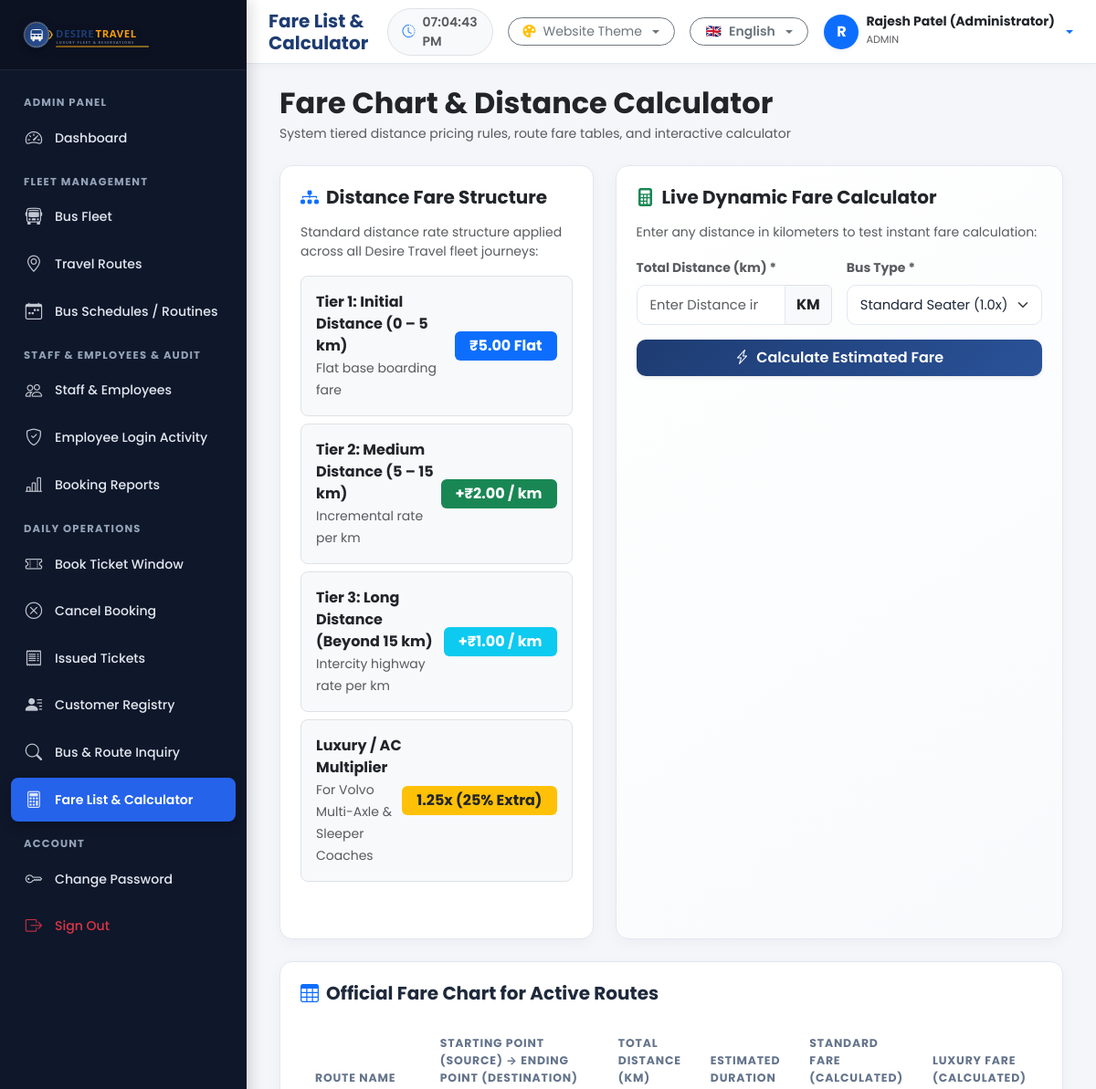
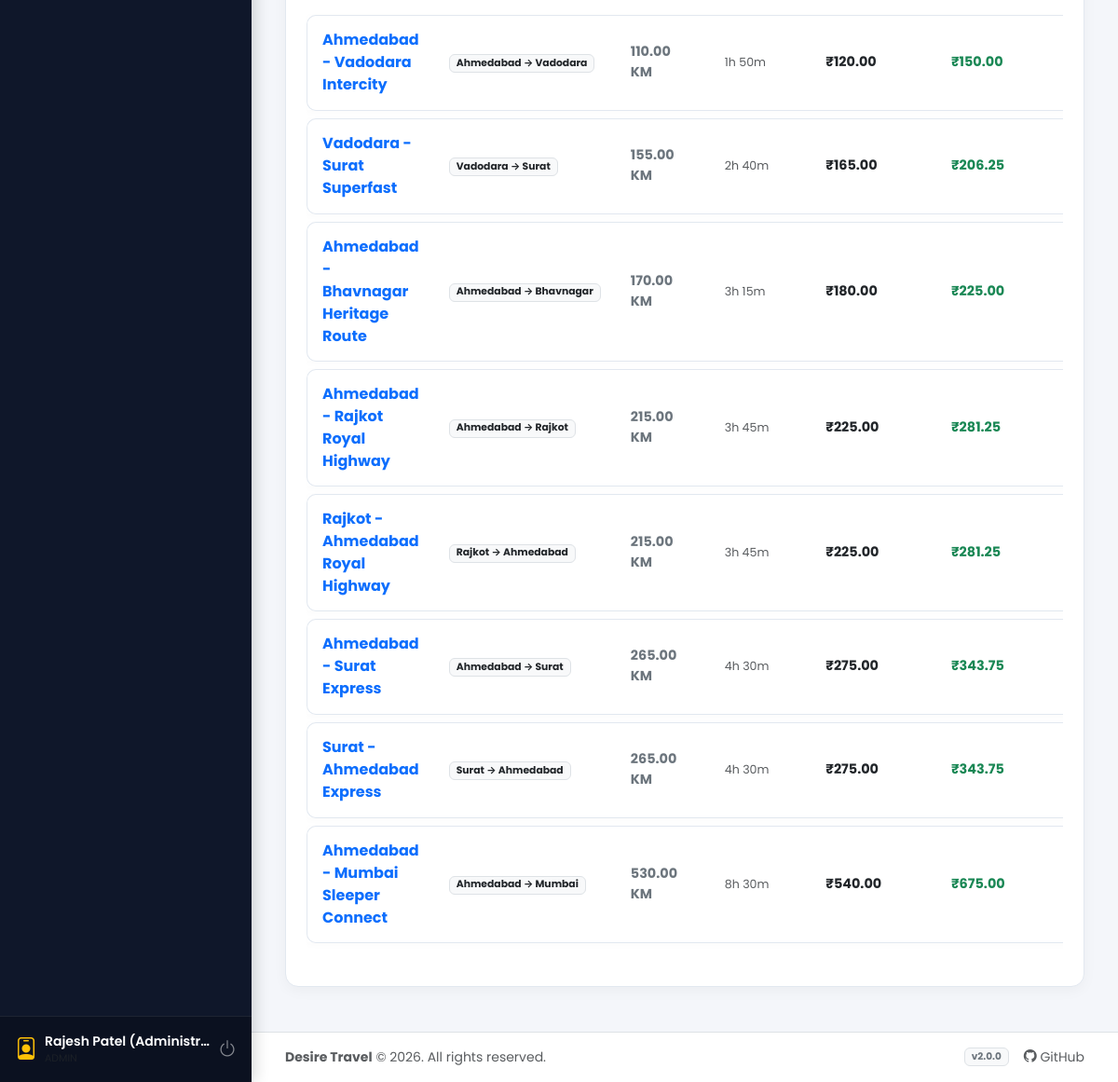
Screenshot of /employee/price_list.php (signed in) with the database file from the repository (2 pictures, top to bottom).
### tables this page shows
CREATE TABLE IF NOT EXISTS `routes` (
    `id` INT AUTO_INCREMENT PRIMARY KEY,
    `route_name` VARCHAR(150) NOT NULL UNIQUE,
    `start_point` VARCHAR(100) NOT NULL,
    `end_point` VARCHAR(100) NOT NULL,
    `distance_km` DECIMAL(8, 2) NOT NULL DEFAULT 0.00,
    `estimated_duration` VARCHAR(50) NOT NULL DEFAULT '4h 00m',
    `status` ENUM('active', 'inactive') NOT NULL DEFAULT 'active',
    `created_at` TIMESTAMP DEFAULT CURRENT_TIMESTAMP,
    `updated_at` TIMESTAMP DEFAULT CURRENT_TIMESTAMP ON UPDATE CURRENT_TIMESTAMP
);

### helpers/fare_calculator.php (called while the page is built, shortened)
<?php
require_once __DIR__ . '/../config/database.php';
function calculateDistanceFare(float $distanceKm, string $busType = 'AC Seater (2x2)'): array {
    global $pdo;
    $tier1Max = 5.0;
    $tier1Fare = 5.0;
    $tier2Max = 15.0;
    $tier2Rate = 2.0;
    $tier3Rate = 1.0;
    $luxuryMultiplier = 1.25;
    try {
        $stmt = $pdo->query("SELECT rule_key, value FROM pricing_rules");
        $rules = $stmt->fetchAll(PDO::FETCH_KEY_PAIR);
        if (!empty($rules)) {
            $tier1Max = (float)($rules['tier_1_max_km'] ?? $tier1Max);
            $tier1Fare = (float)($rules['tier_1_fixed_fare'] ?? $tier1Fare);
            $tier2Max = (float)($rules['tier_2_max_km'] ?? $tier2Max);
            $tier2Rate = (float)($rules['tier_2_rate_per_km'] ?? $tier2Rate);
            $tier3Rate = (float)($rules['tier_3_rate_per_km'] ?? $tier3Rate);
            $luxuryMultiplier = (float)($rules['luxury_multiplier'] ?? $luxuryMultiplier);
        }
    } catch (Exception $e) {}
    $breakdown = [];
    $totalFare = 0.0;
    $tier1Km = min($distanceKm, $tier1Max);
    $tier1Amt = $tier1Fare;
    $totalFare += $tier1Amt;
    $breakdown[] = [
        'tier' => 'Tier 1 (First ' . $tier1Max . ' km)',
        'distance' => $tier1Km . ' km',
        'rate' => 'Flat ₹' . number_format($tier1Fare, 2),
        'amount' => $tier1Amt
    ];
    if ($distanceKm > $tier1Max) {
        $tier2Km = min($distanceKm - $tier1Max, $tier2Max - $tier1Max);
        $tier2Amt = $tier2Km * $tier2Rate;
        $totalFare += $tier2Amt;
        $breakdown[] = [
            'tier' => 'Tier 2 (5 to ' . $tier2Max . ' km)',
            'distance' => number_format($tier2Km, 1) . ' km',
            'rate' => '₹' . number_format($tier2Rate, 2) . '/km',
            'amount' => $tier2Amt
        ];
    }
    if ($distanceKm > $tier2Max) {
        $tier3Km = $distanceKm - $tier2Max;
        $tier3Amt = $tier3Km * $tier3Rate;
        $totalFare += $tier3Amt;
        $breakdown[] = [
            'tier' => 'Tier 3 (Beyond ' . $tier2Max . ' km)',
            'distance' => number_format($tier3Km, 1) . ' km',
            'rate' => '₹' . number_format($tier3Rate, 2) . '/km',
            'amount' => $tier3Amt
        ];
    }
    $mult = 1.0;
    if (stripos($busType, 'Volvo') !== false || stripos($busType, 'Luxury') !== false || stripos($busType, 'AC Sleeper') !== false) {
        $mult = $luxuryMultiplier;
    }
    $finalFare = round($totalFare * $mult, 2);
    return [
        'distance_km' => $distanceKm,
        'bus_type' => $busType,
        'breakdown' => $breakdown,
        'base_fare' => round($totalFare, 2),
        'multiplier' => $mult,
        'total_fare' => $finalFare
    ];
}

### employee/price_list.php (the view, shortened to what this page needs)
<?php
require_once __DIR__ . '/../helpers/auth.php';
require_once __DIR__ . '/../helpers/fare_calculator.php';
$calcDistance = (float)($_GET['distance'] ?? 0);
$calcBusType = $_GET['bus_type'] ?? 'AC Seater (2x2)';
$routesList = [];
try {
    $rStmt = $pdo->query("SELECT * FROM routes WHERE status = 'active' ORDER BY distance_km ASC");
    $routesList = $rStmt->fetchAll();
} catch (Exception $e) {}
include __DIR__ . '/../includes/header.php';
?>
<div class="container-fluid">
    <div class="d-flex flex-column flex-md-row justify-content-between align-items-md-center gap-3 mb-4">
        <div>
            <h2 class="fw-bold text-dark mb-1"><?= _e('price_list_calculator') ?></h2>
            <p class="text-muted small mb-0">System tiered distance pricing rules, route fare tables, and interactive calculator</p>
        </div>
    </div>
    <div class="row g-4 mb-4">
        <div class="col-lg-5">
            <div class="dt-card h-100">
                <h5 class="fw-bold text-dark mb-3">
                    <i class="bi bi-diagram-3-fill text-primary me-2"></i><?= _e('tier_pricing_rules') ?>
                </h5>
                <p class="text-muted small mb-3">
                    Standard distance rate structure applied across all Desire Travel fleet journeys:
                </p>
                <div class="list-group list-group-flush mb-3">
                    <div class="list-group-item d-flex justify-content-between align-items-center py-3 bg-light rounded-3 mb-2 border">
                        <div>
                            <div class="fw-bold text-dark">Tier 1: Initial Distance (0 &ndash; 5 km)</div>
                            <small class="text-muted">Flat base boarding fare</small>
                        </div>
                        <span class="badge bg-primary fs-6 px-3 py-2">₹5.00 Flat</span>
                    </div>
                    <div class="list-group-item d-flex justify-content-between align-items-center py-3 bg-light rounded-3 mb-2 border">
                        <div>
                            <div class="fw-bold text-dark">Tier 2: Medium Distance (5 &ndash; 15 km)</div>
                            <small class="text-muted">Incremental rate per km</small>
                        </div>
                        <span class="badge bg-success fs-6 px-3 py-2">+₹2.00 / km</span>
                    </div>
                    <div class="list-group-item d-flex justify-content-between align-items-center py-3 bg-light rounded-3 mb-2 border">
                        <div>
                            <div class="fw-bold text-dark">Tier 3: Long Distance (Beyond 15 km)</div>
                            <small class="text-muted">Intercity highway rate per km</small>
                        </div>
                        <span class="badge bg-info fs-6 px-3 py-2">+₹1.00 / km</span>
                    </div>
                    <div class="list-group-item d-flex justify-content-between align-items-center py-3 bg-light rounded-3 border">
                        <div>
                            <div class="fw-bold text-dark">Luxury / AC Multiplier</div>
                            <small class="text-muted">For Volvo Multi-Axle &amp; Sleeper Coaches</small>
                        </div>
                        <span class="badge bg-warning text-dark fs-6 px-3 py-2">1.25x (25% Extra)</span>
                    </div>
                </div>
            </div>
        </div>
        <div class="col-lg-7">
            <div class="dt-card h-100" style="background: linear-gradient(145deg, #ffffff 0%, #f8fafc 100%);">
                <h5 class="fw-bold text-dark mb-3">
                    <i class="bi bi-calculator-fill text-success me-2"></i>Live Dynamic Fare Calculator
                </h5>
                <p class="text-muted small mb-3">Enter any distance in kilometers to test instant fare calculation:</p>
                <form method="GET" action="<?= BASE_URL ?>employee/price_list.php" class="row g-3 mb-4">
                    <div class="col-md-6">
                        <label class="form-label small fw-bold text-muted"><?= _e('distance_km') ?> *</label>
                        <div class="input-group">
                            <input type="number" step="0.5" min="1" name="distance" class="form-control form-control-lg" placeholder="<?= _e('calc_distance_placeholder') ?>" value="<?= $calcDistance > 0 ? $calcDistance : '' ?>" required>
                            <span class="input-group-text bg-light fw-bold">KM</span>
                        </div>
                    </div>
                    <div class="col-md-6">
                        <label class="form-label small fw-bold text-muted"><?= _e('bus_type') ?> *</label>
                        <select name="bus_type" class="form-select form-select-lg">
                            <option value="AC Seater (2x2)" <?= $calcBusType === 'AC Seater (2x2)' ? 'selected' : '' ?>>Standard Seater (1.0x)</option>
                        </select>
                    </div>
                    <div class="col-12">
                        <button type="submit" class="btn btn-primary w-100 py-2 fs-6 shadow-sm">
                            <i class="bi bi-lightning-charge me-1"></i> <?= _e('calculate_fare_btn') ?>
                        </button>
                    </div>
                </form>
            </div>
        </div>
    </div>
    <div class="dt-card">
        <h5 class="fw-bold mb-3"><i class="bi bi-table text-primary me-2"></i>Official Fare Chart for Active Routes</h5>
        <div class="table-responsive">
            <table class="table table-hover align-middle table-custom" id="fareTable">
                <thead>
                    <tr>
                        <th><?= _e('route_name') ?></th>
                        <th><?= _e('start_point') ?> &rarr; <?= _e('end_point') ?></th>
                        <th><?= _e('distance_km') ?></th>
                        <th><?= _e('estimated_duration') ?></th>
                        <th>Standard Fare (Calculated)</th>
                        <th>Luxury Fare (Calculated)</th>
                    </tr>
                </thead>
                <tbody>
                    <?php if (!empty($routesList)): ?>
                        <?php foreach ($routesList as $rt): ?>
                            <?php
                            $calcStd = calculateDistanceFare((float)$rt['distance_km'], 'AC Seater (2x2)');
                            $calcLux = calculateDistanceFare((float)$rt['distance_km'], 'Luxury Volvo Multi-Axle');
                            ?>
                            <tr>
                                <td>
                                    <div class="fw-bold text-primary fs-6"><?= htmlspecialchars($rt['route_name']) ?></div>
                                </td>
                                <td>
                                    <span class="badge bg-light text-dark border"><?= htmlspecialchars($rt['start_point']) ?> &rarr; <?= htmlspecialchars($rt['end_point']) ?></span>
                                </td>
                                <td>
                                    <span class="fw-bold text-secondary"><?= htmlspecialchars($rt['distance_km']) ?> KM</span>
                                </td>
                                <td>
                                    <small class="text-muted"><?= htmlspecialchars($rt['estimated_duration']) ?></small>
                                </td>
                                <td>
                                    <span class="fw-bold text-dark">₹<?= number_format($calcStd['total_fare'], 2) ?></span>
                                </td>
                                <td>
                                    <span class="fw-bold text-success">₹<?= number_format($calcLux['total_fare'], 2) ?></span>
                                </td>
                            </tr>
                        <?php endforeach; ?>
                    <?php else: ?>
                        <tr>
                            <td colspan="7" class="text-center text-muted py-4">No active travel routes found.</td>
                        </tr>
                    <?php endif; ?>
                </tbody>
            </table>
        </div>
    </div>
</div>
<?php include __DIR__ . '/../includes/footer.php'; ?>

### assets/css/style.css (style rules this page uses)
:root, body[data-theme="theme-navy"], body.theme-navy { --primary: #1e3c72; --primary-hover: #162c54; --primary-rgb: 30, 60, 114; --accent: #2a5298; --accent-light: #e0e7ff; --gold: #f59e0b; --gold-hover: #d97706; --body-bg: #f4f6fa; --card-bg: #ffffff; --text-main: #1e293b; --text-muted: #64748b; --border-color: #e2e8f0; --sidebar-bg: #0f172a; --sidebar-hover: #1e293b; --sidebar-text: #e2e8f0; --sidebar-active: #2563eb; --hero-grad: linear-gradient(135deg, #1e3c72 0%, #2a5298 100%); --badge-grad: linear-gradient(135deg, #f59e0b 0%, #fbbf24 100%); }
body { font-family: 'Poppins', 'Noto Sans Gujarati', 'Segoe UI', system-ui, -apple-system, sans-serif; background-color: var(--body-bg); color: var(--text-main); margin: 0; padding: 0; min-height: 100vh; transition: background-color 0.3s ease, color 0.3s ease; }
.dt-card { background-color: var(--card-bg); border: 1px solid var(--border-color); border-radius: 14px; padding: 22px; box-shadow: 0 4px 15px rgba(0, 0, 0, 0.04); transition: transform 0.2s ease, box-shadow 0.2s ease; margin-bottom: 24px; }
.form-control, .form-select { border: 1.5px solid var(--border-color); border-radius: 10px; padding: 10px 14px; font-size: 0.92rem; color: var(--text-main); background-color: var(--card-bg); transition: border-color 0.2s ease, box-shadow 0.2s ease; }
.btn-primary { background: var(--hero-grad) !important; border: none !important; color: #ffffff !important; font-weight: 600; border-radius: 10px; padding: 9px 20px; box-shadow: 0 4px 12px rgba(var(--primary-rgb), 0.25); transition: all 0.2s ease; }
.table-custom { width: 100%; border-collapse: separate; border-spacing: 0 8px; }
.table-custom thead th { background-color: transparent; color: var(--text-muted); font-size: 0.78rem; text-transform: uppercase; letter-spacing: 0.8px; font-weight: 700; border: none; padding: 10px 16px; }
.table-custom tbody tr { background-color: var(--card-bg); box-shadow: 0 2px 8px rgba(0, 0, 0, 0.02); transition: transform 0.15s ease; }
.table-custom td { padding: 14px 16px; vertical-align: middle; border-top: 1px solid var(--border-color); border-bottom: 1px solid var(--border-color); font-size: 0.9rem; }
.table-custom td:first-child { border-left: 1px solid var(--border-color); border-top-left-radius: 10px; border-bottom-left-radius: 10px; }

### rows the page displays
routes: route_name "Ahmedabad - Vadodara Intercity", start_point "Ahmedabad", end_point "Vadodara", distance_km "110.00", estimated_duration "1h 50m", total_fare "120.00", total_fare "150.00"
routes: route_name "Vadodara - Surat Superfast", start_point "Vadodara", end_point "Surat", distance_km "155.00", estimated_duration "2h 40m", total_fare "165.00", total_fare "206.25"
routes: route_name "Ahmedabad - Bhavnagar Heritage Route", start_point "Ahmedabad", end_point "Bhavnagar", distance_km "170.00", estimated_duration "3h 15m", total_fare "180.00", total_fare "225.00"
routes: route_name "Ahmedabad - Rajkot Royal Highway", start_point "Ahmedabad", end_point "Rajkot", distance_km "215.00", estimated_duration "3h 45m", total_fare "225.00", total_fare "281.25"
routes: route_name "Rajkot - Ahmedabad Royal Highway", start_point "Rajkot", end_point "Ahmedabad", distance_km "215.00", estimated_duration "3h 45m", total_fare "225.00", total_fare "281.25"
routes: route_name "Ahmedabad - Surat Express", start_point "Ahmedabad", end_point "Surat", distance_km "265.00", estimated_duration "4h 30m", total_fare "275.00", total_fare "343.75"
routes: route_name "Surat - Ahmedabad Express", start_point "Surat", end_point "Ahmedabad", distance_km "265.00", estimated_duration "4h 30m", total_fare "275.00", total_fare "343.75"
routes: route_name "Ahmedabad - Mumbai Sleeper Connect", start_point "Ahmedabad", end_point "Mumbai", distance_km "530.00", estimated_duration "8h 30m", total_fare "540.00", total_fare "675.00"

### other values shown
$_SESSION['user_name'] "Rajesh Patel (Administr…"
$pageTitle "Fare List & Calculator"
$AVAILABLE_LANGS[$CURRENT_LANG]['flag'] "🇬🇧"
$AVAILABLE_LANGS[$CURRENT_LANG]['name'] "English"
substr($currentUser['name'] ?? 'U', 0, 1) "R"
$currentUser['name'] "Rajesh Patel (Administrator)"
$currentUser['role'] "ADMIN"
APP_NAME "Desire Travel"
APP_VERSION "2.0.0"
